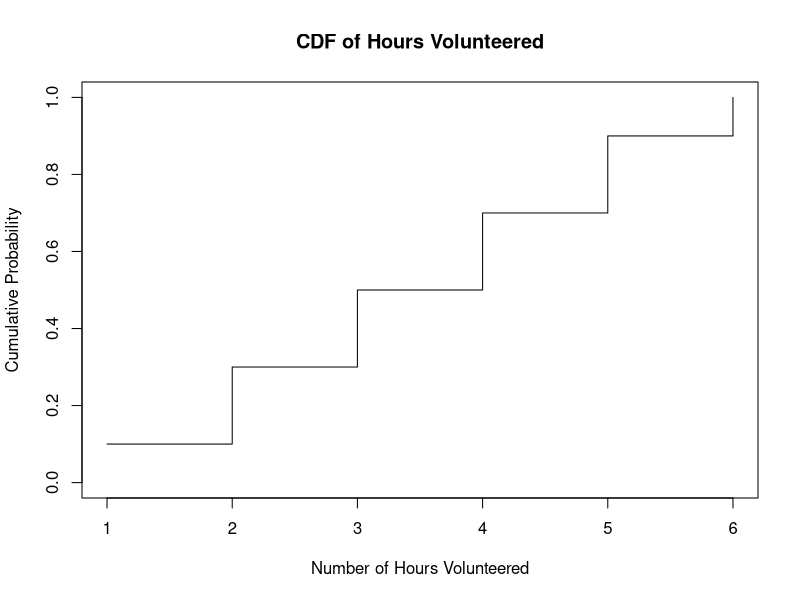

Recreate this plot in R.
## ---- chunk 1
# Define the cumulative frequencies
hours <- c(1, 2, 2, 3, 3, 4, 4, 5, 5, 6)
cdf <- cumsum(table(hours)) / length(hours)

# Plot the CDF
plot(unique(hours), cdf, type = "s", ylim = c(0, 1), xlab = "Number of Hours Volunteered", ylab = "Cumulative Probability", main = "CDF of Hours Volunteered")
